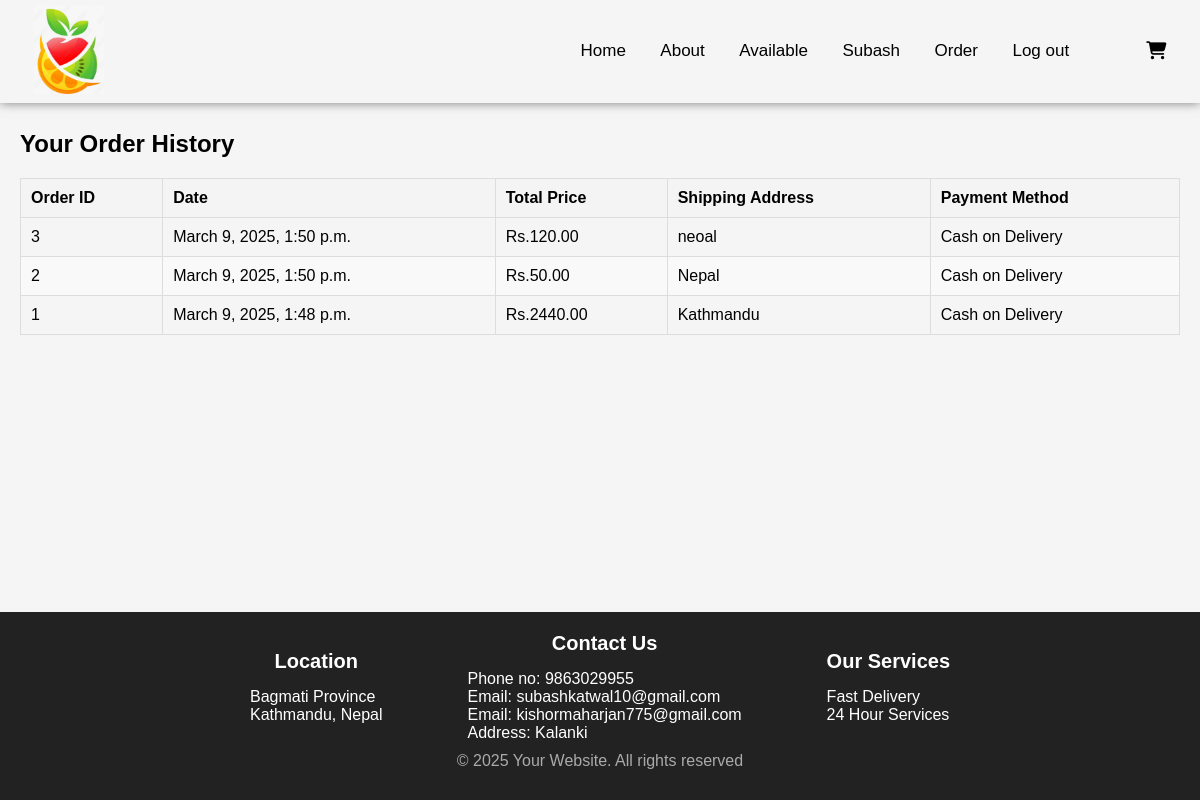
Page /order/ (signed in) on the committed database.
### project/models.py (models this page shows, shortened)
class Order(models.Model):
    user = models.ForeignKey(User, on_delete=models.CASCADE, related_name='orders')
    cart = models.ForeignKey(Cart, on_delete=models.CASCADE, related_name='orders')
    shipping_address = models.TextField()
    payment_method = models.CharField(max_length=50)
    created_at = models.DateTimeField(auto_now_add=True)
    total_price = models.DecimalField(max_digits=10, decimal_places=2, default=0)

### project/views.py (the view)
# urls.py: path('order/', views.order_history, name="order"),
@login_required
def order_history(request):
    orders = Order.objects.filter(user=request.user).order_by('-created_at')  # Order by most recent
    return render(request, 'order.html', {'orders': orders})

### project/templates/order.html
{% extends 'main.html' %}
{% load static %}
{% block extra_css %}
<link rel="stylesheet" href="{% static 'css/order.css' %}">
{% endblock %}
{% block content %}
        <div class="order-history-container" style="margin-top: 110px;">
            <h2>Your Order History</h2>
            {% if orders %}
            <table class="order-history-table">
                <thead>
                    <tr>
                        <th>Order ID</th>
                        <th>Date</th>
                        <th>Total Price</th>
                        <th>Shipping Address</th>
                        <th>Payment Method</th>
                    </tr>
                </thead>
                <tbody>
                    {% for order in orders %}
                    <tr>
                        <td>{{ order.id }}</td>
                        <td>{{ order.created_at }}</td>
                        <td>Rs.{{ order.total_price }}</td>
                        <td>{{ order.shipping_address }}</td>
                        <td>{{ order.payment_method }}</td>
                    </tr>
                    {% endfor %}
                </tbody>
            </table>
            {% else %}
            <p>You haven't placed any orders yet.</p>
            {% endif %}
        </div>
    </section>
    {% endblock %}

### project/templates/main.html (shortened to what this page needs)
<!DOCTYPE html>
<html lang="en">
<head>
    {% load static %}
    <link rel="stylesheet" href="{% static 'css/style.css' %}">
    <link rel="stylesheet" href="https://cdnjs.cloudflare.com/ajax/libs/font-awesome/6.7.2/css/all.min.css">
    {% block extra_css %}
    {% endblock %}
</head>
<body>
    <section id="Home">
        <nav>
            <div class="logo">
                <a href="{% url 'home' %}">
                    <img src="{% static 'img/image.png.png' %}" alt="">
                </a>
            </div>
            <ul>
                <li><a href="{% url 'home' %}">Home</a></li>
                <li><a href="{% url 'about' %}">About</a></li>
                <li><a href="{% url 'available' %}">Available</a></li>
                {% if user.is_authenticated %}
                <li>
                    <a href="{% url 'profile' user.id %}">{{user.username|capfirst}}</a>
                </li>
                <li>
                    <a href="{% url 'order' %}">Order</a>
                </li>
                <li>
                    <a href="{% url 'logout' %}">Log out</a>
                </li>
                {% else %}
                <li>
                    <a href="{% url 'login' %}">Log in</a>
                </li>
                {% endif %}
            </ul>
            <div class="icon">
                <a href="{% url 'cart' %}"><i class="fa-solid fa-cart-shopping"></i></a>
            </div>
        </nav>
        {% block content %}
        {% endblock %}
    <footer>
        <div class="container">
            <div class="footer_content">
                <h2>Location</h2>
                <p>Bagmati Province</p>
                <p>Kathmandu, Nepal</p>
            </div>
            <div class="footer_content">
                <h2>Contact Us</h2>
                <p>Phone no: 9863029955</p>
                <p>Email: subashkatwal10@gmail.com</p>
                <p>Email: kishormaharjan775@gmail.com</p>
                <p>Address: Kalanki</p>
            </div>
            <div class="footer_content">
                <h2>Our Services</h2>
                <p>Fast Delivery</p>
                <p>24 Hour Services</p>
            </div>
        </div>
        <div class="bottom-bar">
            <p>&copy; 2025 Your Website. All rights reserved</p>
        </div>
    </footer>
</body>
</html>

### project/static/css/style.css (style rules this page uses)
* { margin: 0; padding: 0; font-family: sans-serif; box-sizing: border-box; text-decoration: none; }
html, body { height: 100%; display: flex; flex-direction: column; background: #f5f5f5; }
body { background: #f5f5f5; }
html { scroll-behavior: smooth; }
section { width: 100%; flex-grow: 1; }
section nav { display: flex; justify-content: space-around; align-items: center; position: fixed; top: 0; left: 0; right: 0; background: #f5f5f5; box-shadow: 0 0 10px rgba(0, 0, 0, 0.5); z-index: 1000; }
section nav .logo img { width: 70px; cursor: pointer; margin: 5px; }
section nav ul { list-style: none; margin-left: 400px; }
section nav ul li { display: inline-block; margin: 0 15px; }
section nav ul li a { color: #000; font-weight: 500; font-size: 17px; transition: 0.1s; }
section nav ul li a::after { content: ''; width: 0; height: 2px; background: #68d66f; display: block; transition: 0.2s; }
section nav .icon i { font-size: 18px; color: #000; margin: 0 5px; cursor: pointer; transition: 0.3s; }
footer { background-color: #222; color: #fff; padding: 20px 0; margin-top: 20px; width: 100%; position: relative; }
footer .container { width: 1140px; margin: auto; display: flex; gap: 85px; justify-content: center; }
footer h2 { font-size: 20px; margin-bottom: 15px; text-align: center; }
footer .bottom-bar { background-color: #222; color: #aaa; text-align: center; padding: 10px 0; position: relative; bottom: 0; }
footer .bottom-bar p { margin: 0; font-size: 16px; }
.container { position: relative; width: 100%; display: flex; justify-content: center; align-items: center; }
.container:after { content: ''; position: absolute; width: 100%; height: 100%; left: 0; top: 0; filter: blur(50px); z-index: -1; }

### project/static/css/order.css (style rules this page uses)
.order-history-container { padding: 20px; }
.order-history-table { width: 100%; border-collapse: collapse; margin-top: 20px; }
.order-history-table th, .order-history-table td { padding: 10px; text-align: left; border: 1px solid #ddd; }
.order-history-table th { background-color: #f4f4f4; }
.order-history-table tr:nth-child(even) { background-color: #f9f9f9; }

### rows in the picture
Order: id "3", created_at "March 9, 2025, 1:50 p.m.", total_price "120.00", shipping_address "neoal", payment_method "Cash on Delivery"
Order: id "2", created_at "March 9, 2025, 1:50 p.m.", total_price "50.00", shipping_address "Nepal", payment_method "Cash on Delivery"
Order: id "1", created_at "March 9, 2025, 1:48 p.m.", total_price "2440.00", shipping_address "Kathmandu", payment_method "Cash on Delivery"

### other values in the picture
{{ user.username|capfirst }} "Subash"
